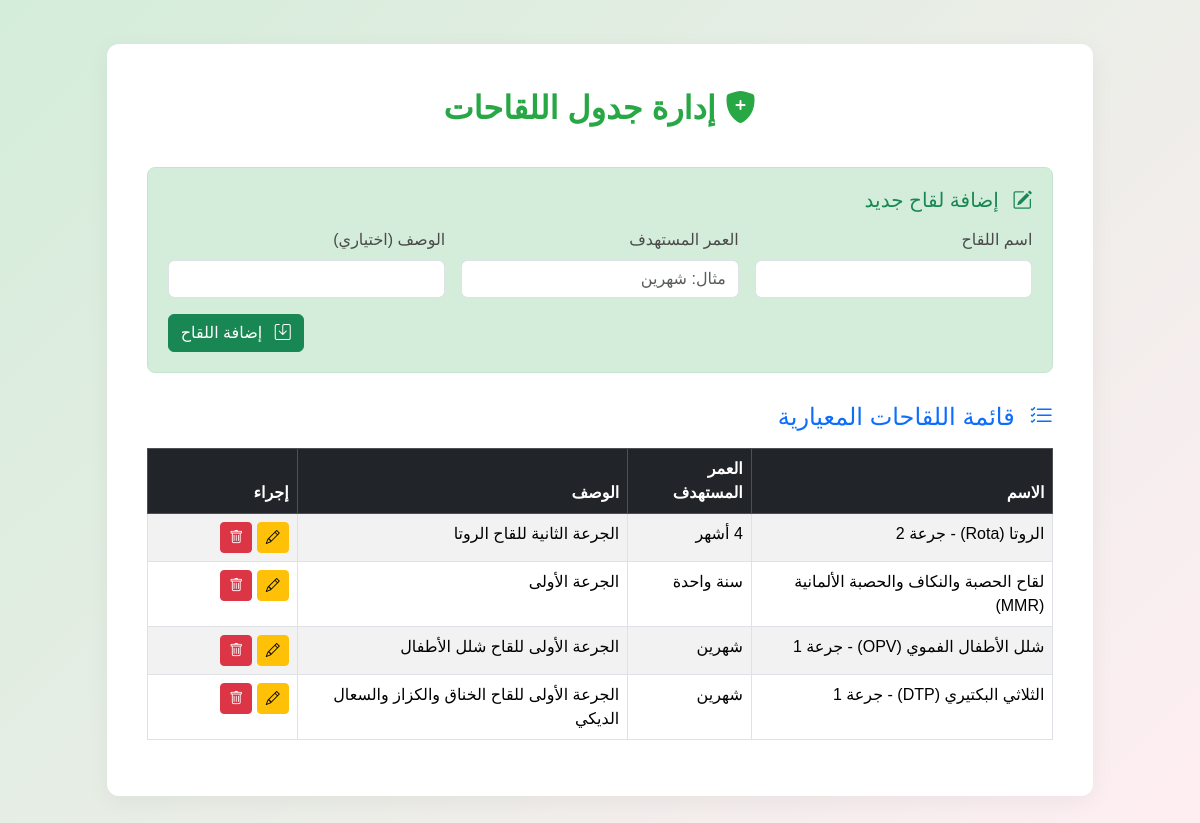
The page /vaccine_schedule.php (signed in) on the database its author committed.
### tables this page shows
CREATE TABLE `vaccines` (
  `id` int(11) NOT NULL,
  `name` varchar(100) NOT NULL,
  `target_age` varchar(50) NOT NULL,
  `description` text DEFAULT NULL,
  `created_at` timestamp NOT NULL DEFAULT current_timestamp()
);

### vaccine_schedule.php (the view, shortened to what this page needs)
<?php
$host = 'localhost';
$db   = 'baby_tracker1';
$user = 'root';
$pass = '';
$charset = 'utf8mb4';
$dsn = "mysql:host=$host;dbname=$db;charset=$charset";
$options = [PDO::ATTR_ERRMODE => PDO::ERRMODE_EXCEPTION, PDO::ATTR_DEFAULT_FETCH_MODE => PDO::FETCH_ASSOC, PDO::ATTR_EMULATE_PREPARES => false];
$errors = [];
$vaccines = [];
$edit_id = $_GET['edit'] ?? null;
$edit_vaccine = null;
try {
    $pdo = new PDO($dsn, $user, $pass, $options);
    $stmt = $pdo->query('SELECT * FROM vaccines ORDER BY target_age ASC');
    $vaccines = $stmt->fetchAll();
} catch (PDOException $e) {
    $errors[] = 'خطأ في الاتصال بقاعدة البيانات: ' . $e->getMessage();
}
?>
<!DOCTYPE html>
<html lang="ar" dir="rtl">
<head>
    <link href="https://cdn.jsdelivr.net/npm/bootstrap@5.3.2/dist/css/bootstrap.rtl.min.css" rel="stylesheet">
    <link rel="stylesheet" href="https://cdn.jsdelivr.net/npm/bootstrap-icons@1.10.5/font/bootstrap-icons.css">
    <link rel="stylesheet" href="https://cdnjs.cloudflare.com/ajax/libs/font-awesome/6.4.0/css/all.min.css">
</head>
<body>
<div class="main-container">
    <div class="dashboard-container">
        <div class="row justify-content-center">
            <div class="col-lg-10 main-box mt-4">
                <div class="page-header"><i class="bi bi-shield-fill-plus"></i> إدارة جدول اللقاحات</div>
                <div class="form-section">
                    <h5 class="mb-3 text-success"><i class="bi bi-pencil-square me-2"></i> <?= $edit_id ? 'تعديل لقاح: ' . htmlspecialchars($edit_vaccine['name'] ?? '') : 'إضافة لقاح جديد' ?></h5>
                    <form method="POST" action="vaccine_schedule.php">
                        <div class="row g-3">
                            <div class="col-md-4">
                                <label for="name" class="form-label">اسم اللقاح</label>
                                <input type="text" name="name" id="name" class="form-control" value="<?= htmlspecialchars($edit_vaccine['name'] ?? '') ?>" required>
                            </div>
                            <div class="col-md-4">
                                <label for="target_age" class="form-label">العمر المستهدف</label>
                                <input type="text" name="target_age" id="target_age" class="form-control" placeholder="مثال: شهرين" value="<?= htmlspecialchars($edit_vaccine['target_age'] ?? '') ?>" required>
                            </div>
                            <div class="col-md-4">
                                <label for="description" class="form-label">الوصف (اختياري)</label>
                                <input type="text" name="description" id="description" class="form-control" value="<?= htmlspecialchars($edit_vaccine['description'] ?? '') ?>">
                            </div>
                            <div class="col-12 text-end">
                                <button type="submit" class="btn btn-success"><i class="bi bi-save me-2"></i> <?= $edit_id ? 'حفظ التعديلات' : 'إضافة اللقاح' ?></button>
                            </div>
                        </div>
                    </form>
                </div>
                <h4 class="mb-3 text-primary"><i class="bi bi-list-check me-2"></i> قائمة اللقاحات المعيارية</h4>
                <?php if (empty($vaccines)): ?>
                    <div class="alert alert-info text-center">لا يوجد لقاحات مسجلة بعد.</div>
                <?php else: ?>
                    <table class="table table-bordered table-striped table-hover">
                        <thead class="table-dark">
                            <tr>
                                <th>الاسم</th>
                                <th>العمر المستهدف</th>
                                <th>الوصف</th>
                                <th style="width: 150px;">إجراء</th>
                            </tr>
                        </thead>
                        <tbody>
                            <?php foreach ($vaccines as $vac): ?>
                                <tr>
                                    <td><?= htmlspecialchars($vac['name']) ?></td>
                                    <td><?= htmlspecialchars($vac['target_age']) ?></td>
                                    <td><?= htmlspecialchars($vac['description'] ?? '---') ?></td>
                                    <td>
                                        <a href="vaccine_schedule.php?edit=<?= $vac['id'] ?>" class="btn btn-sm btn-warning"><i class="bi bi-pencil"></i></a>
                                        <a href="vaccine_schedule.php?delete=<?= $vac['id'] ?>" class="btn btn-sm btn-danger" onclick="return confirm('هل أنت متأكد من حذف هذا اللقاح؟ سيؤثر هذا على جميع الأطفال المرتبطين به.');"><i class="bi bi-trash"></i></a>
                                    </td>
                                </tr>
                            <?php endforeach; ?>
                        </tbody>
                    </table>
                <?php endif; ?>
            </div>
        </div>
    </div>
</div>
</body>
</html>

### rows shown on the page
vaccines: name "الروتا (Rota) - جرعة 2", target_age "4 أشهر", description "الجرعة الثانية للقاح الروتا"
vaccines: name "لقاح الحصبة والنكاف والحصبة الألمانية (MMR)", target_age "سنة واحدة", description "الجرعة الأولى"
vaccines: name "شلل الأطفال الفموي (OPV) - جرعة 1", target_age "شهرين", description "الجرعة الأولى للقاح شلل الأطفال"
vaccines: name "الثلاثي البكتيري (DTP) - جرعة 1", target_age "شهرين", description "الجرعة الأولى للقاح الخناق والكزاز والسعال الديكي"
